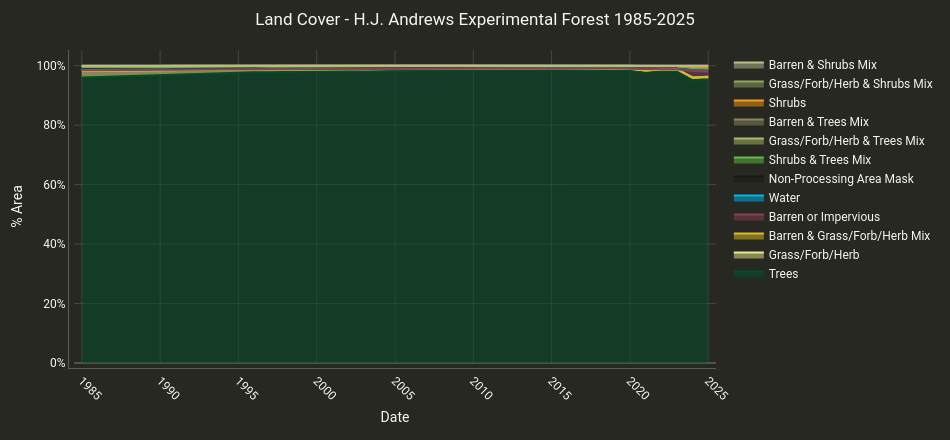

Source (notebook cell):
### Markdown cell above
## 7 · Land Cover Over Time

The chart below shows how the percentage of each Land Cover class has evolved inside the study area from 1985 to 2025. The classes are **stacked** — the total always sums to 100%.

**What to look for at the H.J. Andrews:**
- **Trees dominating** throughout — this is a Pacific Northwest old-growth and plantation conifer forest
- A modest **dip in Trees** in the mid-2020s in response to late-summer drought and wildfire

### Code cell
lc_result = cl.summarize_and_chart(
    lcms,
    geometry=aoi,
    band_names='Land_Cover',
    scale=30,
    area_format='Percentage',
    title='Land Cover - H.J. Andrews Experimental Forest 1985-2025',
    chart_type='line',
    stacked=True,
    date_format='YYYY',
    width=950,
    height=440,
)

lc_result['chart'].show()

# ── Print Trees cover % as a quick numerical reference ────────────────────────
trees_col = next(
    (c for c in lc_result['df'].columns if 'Trees' in c and 'Tall' not in c),
    None,
)
if trees_col:
    print(f'\nAnnual "Trees" cover (%) — column label: "{trees_col}"\n')
    print(
        lc_result['df'][[trees_col]]
        .rename(columns={trees_col: 'Trees (%)'})
        .to_markdown()
    )

### Figure 1 — Plotly figure (JSON) as saved in the notebook; plotly's stock layout.template omitted (floating-point values rounded to 4 significant figures)
{"data": [{"line": {"color": "#004e2b", "width": 2}, "marker": {"color": "#004e2b", "size": 5}, "mode": "lines", "name": "Trees", "stackgroup": "one", "type": "scatter", "x": [1985, 1986, 1987, 1988, 1989, 1990, 1991, 1992, 1993, 1994, 1995, 1996, 1997, 1998, 1999, 2000, 2001, 2002, 2003, 2004, 2005, 2006, 2007, 2008, 2009, 2010, 2011, 2012, 2013, 2014, 2015, 2016, 2017, 2018, 2019, 2020, 2021, 2022, 2023, 2024, 2025], "y": [95.99, 96.17, 96.4, 96.55, 96.67, 96.78, 97.02, 97.18, 97.37, 97.57, 97.76, 97.78, 97.81, 97.95, 98.02, 98.14, 98.27, 98.33, 98.03, 98.03, 98.13, 98.2, 98.26, 98.31, 98.41, 98.49, 98.66, 98.73, 98.78, 98.79, 98.64, 98.51, 98.46, 98.49, 98.51, 98.51, 97.86, 98.2, 98.19, 95.17, 95.32]}, {"line": {"color": "#e5e98a", "width": 2}, "marker": {"color": "#e5e98a", "size": 5}, "mode": "lines", "name": "Grass/Forb/Herb", "stackgroup": "one", "type": "scatter", "x": [1985, 1986, 1987, 1988, 1989, 1990, 1991, 1992, 1993, 1994, 1995, 1996, 1997, 1998, 1999, 2000, 2001, 2002, 2003, 2004, 2005, 2006, 2007, 2008, 2009, 2010, 2011, 2012, 2013, 2014, 2015, 2016, 2017, 2018, 2019, 2020, 2021, 2022, 2023, 2024, 2025], "y": [2.35, 2.2, 2.05, 1.97, 1.93, 1.73, 1.57, 1.5, 1.29, 1.11, 0.93, 0.96, 0.9, 0.82, 0.75, 0.67, 0.6, 0.53, 0.83, 0.82, 0.79, 0.74, 0.67, 0.62, 0.54, 0.44, 0.31, 0.27, 0.25, 0.25, 0.46, 0.57, 0.58, 0.55, 0.52, 0.46, 0.51, 0.55, 0.62, 0.86, 0.96]}, {"line": {"color": "#ddb925", "width": 2}, "marker": {"color": "#ddb925", "size": 5}, "mode": "lines", "name": "Barren & Grass/Forb/Herb Mix", "stackgroup": "one", "type": "scatter", "x": [1985, 1986, 1987, 1988, 1989, 1990, 1991, 1992, 1993, 1994, 1995, 1996, 1997, 1998, 1999, 2000, 2001, 2002, 2003, 2004, 2005, 2006, 2007, 2008, 2009, 2010, 2011, 2012, 2013, 2014, 2015, 2016, 2017, 2018, 2019, 2020, 2021, 2022, 2023, 2024, 2025], "y": [0.0, 0.0, 0.0, 0.0, 0.0, 0.0, 0.0, 0.0, 0.0, 0.0, 0.0, 0.0, 0.0, 0.0, 0.0, 0.0, 0.0, 0.0, 0.0, 0.0, 0.0, 0.0, 0.0, 0.0, 0.0, 0.0, 0.0, 0.0, 0.0, 0.0, 0.0, 0.0, 0.0, 0.0, 0.0, 0.0, 0.0, 0.0, 0.0, 0.02, 0.0]}, {"line": {"color": "#893f54", "width": 2}, "marker": {"color": "#893f54", "size": 5}, "mode": "lines", "name": "Barren or Impervious", "stackgroup": "one", "type": "scatter", "x": [1985, 1986, 1987, 1988, 1989, 1990, 1991, 1992, 1993, 1994, 1995, 1996, 1997, 1998, 1999, 2000, 2001, 2002, 2003, 2004, 2005, 2006, 2007, 2008, 2009, 2010, 2011, 2012, 2013, 2014, 2015, 2016, 2017, 2018, 2019, 2020, 2021, 2022, 2023, 2024, 2025], "y": [0.09, 0.11, 0.15, 0.11, 0.07, 0.06, 0.06, 0.06, 0.04, 0.04, 0.03, 0.03, 0.03, 0.02, 0.02, 0.02, 0.02, 0.02, 0.02, 0.02, 0.01, 0.01, 0.01, 0.01, 0.01, 0.01, 0.01, 0.01, 0.01, 0.01, 0.04, 0.06, 0.03, 0.05, 0.03, 0.03, 0.41, 0.05, 0.01, 2.19, 1.75]}, {"line": {"color": "#00b6f0", "width": 2}, "marker": {"color": "#00b6f0", "size": 5}, "mode": "lines", "name": "Water", "stackgroup": "one", "type": "scatter", "x": [1985, 1986, 1987, 1988, 1989, 1990, 1991, 1992, 1993, 1994, 1995, 1996, 1997, 1998, 1999, 2000, 2001, 2002, 2003, 2004, 2005, 2006, 2007, 2008, 2009, 2010, 2011, 2012, 2013, 2014, 2015, 2016, 2017, 2018, 2019, 2020, 2021, 2022, 2023, 2024, 2025], "y": [0.85, 0.81, 0.79, 0.79, 0.78, 0.8, 0.82, 0.8, 0.83, 0.82, 0.84, 0.83, 0.84, 0.83, 0.83, 0.82, 0.81, 0.83, 0.82, 0.83, 0.82, 0.82, 0.82, 0.82, 0.81, 0.81, 0.81, 0.81, 0.81, 0.8, 0.73, 0.72, 0.78, 0.72, 0.75, 0.77, 0.79, 0.85, 0.85, 0.89, 0.83]}, {"line": {"color": "#1b1716", "width": 2}, "marker": {"color": "#1b1716", "size": 5}, "mode": "lines", "name": "Non-Processing Area Mask", "stackgroup": "one", "type": "scatter", "x": [1985, 1986, 1987, 1988, 1989, 1990, 1991, 1992, 1993, 1994, 1995, 1996, 1997, 1998, 1999, 2000, 2001, 2002, 2003, 2004, 2005, 2006, 2007, 2008, 2009, 2010, 2011, 2012, 2013, 2014, 2015, 2016, 2017, 2018, 2019, 2020, 2021, 2022, 2023, 2024, 2025], "y": [0.06, 0.06, 0.01, 0.01, 0.0, 0.0, 0.0, 0.0, 0.0, 0.0, 0.0, 0.0, 0.0, 0.0, 0.0, 0.0, 0.0, 0.0, 0.0, 0.0, 0.0, 0.0, 0.0, 0.0, 0.0, 0.0, 0.0, 0.0, 0.0, 0.0, 0.0, 0.0, 0.0, 0.0, 0.0, 0.0, 0.0, 0.0, 0.0, 0.0, 0.0]}, {"line": {"color": "#61bb46", "width": 2}, "marker": {"color": "#61bb46", "size": 5}, "mode": "lines", "name": "Shrubs & Trees Mix", "stackgroup": "one", "type": "scatter", "x": [1985, 1986, 1987, 1988, 1989, 1990, 1991, 1992, 1993, 1994, 1995, 1996, 1997, 1998, 1999, 2000, 2001, 2002, 2003, 2004, 2005, 2006, 2007, 2008, 2009, 2010, 2011, 2012, 2013, 2014, 2015, 2016, 2017, 2018, 2019, 2020, 2021, 2022, 2023, 2024, 2025], "y": [0.21, 0.16, 0.16, 0.16, 0.15, 0.14, 0.12, 0.11, 0.13, 0.11, 0.11, 0.09, 0.09, 0.09, 0.1, 0.09, 0.07, 0.08, 0.06, 0.06, 0.06, 0.06, 0.06, 0.07, 0.06, 0.06, 0.06, 0.07, 0.06, 0.06, 0.05, 0.06, 0.07, 0.08, 0.07, 0.09, 0.1, 0.12, 0.12, 0.08, 0.09]}, {"line": {"color": "#acbb67", "width": 2}, "marker": {"color": "#acbb67", "size": 5}, "mode": "lines", "name": "Grass/Forb/Herb & Trees Mix", "stackgroup": "one", "type": "scatter", "x": [1985, 1986, 1987, 1988, 1989, 1990, 1991, 1992, 1993, 1994, 1995, 1996, 1997, 1998, 1999, 2000, 2001, 2002, 2003, 2004, 2005, 2006, 2007, 2008, 2009, 2010, 2011, 2012, 2013, 2014, 2015, 2016, 2017, 2018, 2019, 2020, 2021, 2022, 2023, 2024, 2025], "y": [0.25, 0.27, 0.25, 0.27, 0.28, 0.31, 0.29, 0.26, 0.27, 0.3, 0.28, 0.26, 0.28, 0.25, 0.24, 0.22, 0.19, 0.18, 0.17, 0.18, 0.16, 0.15, 0.16, 0.15, 0.15, 0.16, 0.13, 0.09, 0.07, 0.06, 0.05, 0.04, 0.06, 0.06, 0.08, 0.1, 0.11, 0.13, 0.11, 0.18, 0.25]}, {"line": {"color": "#8b8560", "width": 2}, "marker": {"color": "#8b8560", "size": 5}, "mode": "lines", "name": "Barren & Trees Mix", "stackgroup": "one", "type": "scatter", "x": [1985, 1986, 1987, 1988, 1989, 1990, 1991, 1992, 1993, 1994, 1995, 1996, 1997, 1998, 1999, 2000, 2001, 2002, 2003, 2004, 2005, 2006, 2007, 2008, 2009, 2010, 2011, 2012, 2013, 2014, 2015, 2016, 2017, 2018, 2019, 2020, 2021, 2022, 2023, 2024, 2025], "y": [0.0, 0.0, 0.0, 0.0, 0.0, 0.0, 0.0, 0.0, 0.0, 0.0, 0.0, 0.0, 0.0, 0.0, 0.0, 0.0, 0.0, 0.0, 0.0, 0.0, 0.0, 0.0, 0.0, 0.0, 0.0, 0.0, 0.0, 0.0, 0.0, 0.0, 0.0, 0.0, 0.0, 0.0, 0.0, 0.0, 0.0, 0.0, 0.0, 0.01, 0.01]}, {"line": {"color": "#f89a1c", "width": 2}, "marker": {"color": "#f89a1c", "size": 5}, "mode": "lines", "name": "Shrubs", "stackgroup": "one", "type": "scatter", "x": [1985, 1986, 1987, 1988, 1989, 1990, 1991, 1992, 1993, 1994, 1995, 1996, 1997, 1998, 1999, 2000, 2001, 2002, 2003, 2004, 2005, 2006, 2007, 2008, 2009, 2010, 2011, 2012, 2013, 2014, 2015, 2016, 2017, 2018, 2019, 2020, 2021, 2022, 2023, 2024, 2025], "y": [0.09, 0.07, 0.06, 0.07, 0.06, 0.07, 0.06, 0.06, 0.04, 0.04, 0.03, 0.03, 0.03, 0.03, 0.03, 0.03, 0.02, 0.02, 0.02, 0.02, 0.02, 0.02, 0.02, 0.02, 0.02, 0.02, 0.02, 0.01, 0.02, 0.02, 0.02, 0.02, 0.02, 0.02, 0.02, 0.03, 0.06, 0.03, 0.03, 0.27, 0.41]}, {"line": {"color": "#8fa55f", "width": 2}, "marker": {"color": "#8fa55f", "size": 5}, "mode": "lines", "name": "Grass/Forb/Herb & Shrubs Mix", "stackgroup": "one", "type": "scatter", "x": [1985, 1986, 1987, 1988, 1989, 1990, 1991, 1992, 1993, 1994, 1995, 1996, 1997, 1998, 1999, 2000, 2001, 2002, 2003, 2004, 2005, 2006, 2007, 2008, 2009, 2010, 2011, 2012, 2013, 2014, 2015, 2016, 2017, 2018, 2019, 2020, 2021, 2022, 2023, 2024, 2025], "y": [0.1, 0.15, 0.13, 0.07, 0.05, 0.11, 0.06, 0.03, 0.02, 0.01, 0.01, 0.01, 0.01, 0.01, 0.01, 0.01, 0.01, 0.01, 0.04, 0.04, 0.01, 0.01, 0.01, 0.01, 0.0, 0.01, 0.0, 0.01, 0.01, 0.01, 0.01, 0.02, 0.01, 0.01, 0.01, 0.01, 0.14, 0.08, 0.06, 0.33, 0.38]}, {"line": {"color": "#bebb8e", "width": 2}, "marker": {"color": "#bebb8e", "size": 5}, "mode": "lines", "name": "Barren & Shrubs Mix", "stackgroup": "one", "type": "scatter", "x": [1985, 1986, 1987, 1988, 1989, 1990, 1991, 1992, 1993, 1994, 1995, 1996, 1997, 1998, 1999, 2000, 2001, 2002, 2003, 2004, 2005, 2006, 2007, 2008, 2009, 2010, 2011, 2012, 2013, 2014, 2015, 2016, 2017, 2018, 2019, 2020, 2021, 2022, 2023, 2024, 2025], "y": [0.0, 0.0, 0.0, 0.0, 0.0, 0.0, 0.0, 0.0, 0.0, 0.0, 0.0, 0.0, 0.0, 0.0, 0.0, 0.0, 0.0, 0.0, 0.0, 0.0, 0.0, 0.0, 0.0, 0.0, 0.0, 0.0, 0.0, 0.0, 0.0, 0.0, 0.0, 0.0, 0.0, 0.0, 0.0, 0.0, 0.0, 0.0, 0.0, 0.0, 0.0]}], "layout": {"font": {"color": "#f8f8f2", "family": "Roboto"}, "height": 440, "hovermode": "x unified", "legend": {"font": {"color": "#f8f8f2"}}, "margin": {"b": 50, "l": 35, "pad": 5, "r": 25, "t": 50}, "paper_bgcolor": "#272822", "plot_bgcolor": "#272822", "title": {"font": {"color": "#f8f8f2"}, "text": "Land Cover - H.J. Andrews Experimental Forest 1985-2025", "x": 0.5, "xanchor": "center"}, "width": 950, "xaxis": {"gridcolor": "rgba(248,248,242,0.15)", "linecolor": "rgba(248,248,242,0.25)", "range": [1984.0, 2026.0], "tickangle": 45, "tickfont": {"color": "#f8f8f2"}, "tickformat": "d", "tickvals": [1985, 1990, 1995, 2000, 2005, 2010, 2015, 2020, 2025], "title": {"font": {"color": "#f8f8f2"}, "text": "Date"}, "zerolinecolor": "rgba(248,248,242,0.2)"}, "yaxis": {"automargin": true, "gridcolor": "rgba(248,248,242,0.15)", "linecolor": "rgba(248,248,242,0.25)", "tickfont": {"color": "#f8f8f2"}, "ticksuffix": "%", "title": {"font": {"color": "#f8f8f2"}, "text": "% Area"}, "zerolinecolor": "rgba(248,248,242,0.2)"}}}
